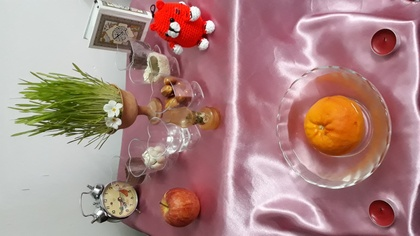
%> input picture exercises/fatemeh456/13/8.jpg, 420 x 236 px, shrunk from 4128 x 2322 before the run
$ octave myaneh.m   (GNU Octave 9; MATLAB toolbox functions it lacks are replaced by stand-ins)
%> lines starting %> are read from the running program, lines starting %| are printed output that depends on the picture
clc;
close all;
clear;
image = imread('8.jpg');
%> image is the input picture: size 236x420x3 uint8; mean R, G, B 171.9, 135.2, 131.8
image1 = rgb2gray(image);
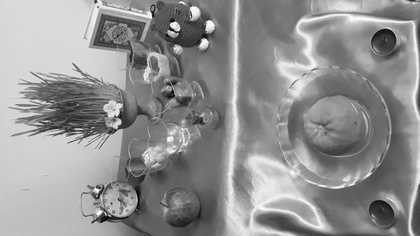
%> image1: size 236x420 uint8; min 2, max 255, mean 145.8
[a,b] = size(image1);
%> a = 236; b = 420
image2 = zeros(a+6,b+6);
image2(4:end-3,4:end-3) = image1;
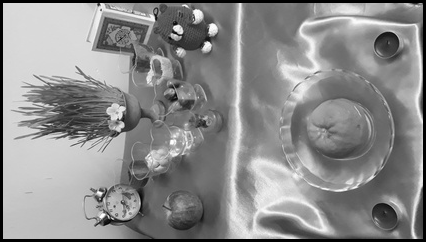
%> image2: size 242x426 double; min 0, max 255, mean 140.2
[m,n] = size(image2);
%> m = 242; n = 426
image3 = zeros(size(image1));

for i = 4 : m-3
    for j = 4 : n-3
        g = image2(i-3:i+3,j-3:j+3);
%> g = [0 0 0 0 0 0 0; 0 0 0 0 0 0 0; 0 0 0 0 0 0 0; 0 0 0 216 216 216 216; 0 0 0 215 215 215 216; 0 0 0 215 215 215 215; 0 0 0 214 214 215 215]
%> (the run ends here)

$ run again, with exercises/fatemeh456/13/1.jpg copied over exercises/fatemeh456/13/8.jpg
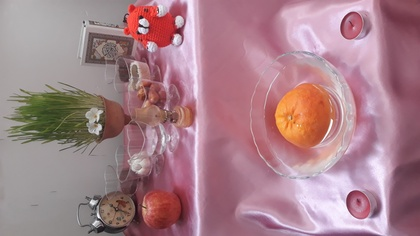
%> input picture exercises/fatemeh456/13/1.jpg, 420 x 236 px, shrunk from 4128 x 2322 before the run
%> image is the input picture: size 236x420x3 uint8; mean R, G, B 167.2, 129.4, 137.6
%> `image1 = rgb2gray(image);`:
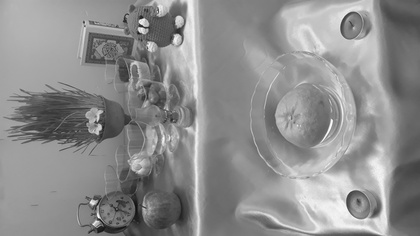
%> image1: size 236x420 uint8; min 16, max 254, mean 141.6
%> `image2(4:end-3,4:end-3) = image1;`:
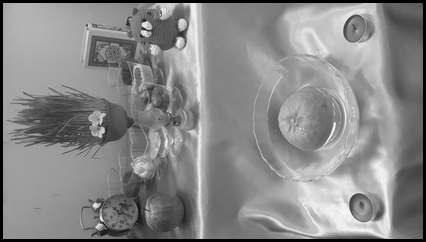
%> image2: size 242x426 double; min 0, max 254, mean 136.2
%> g = [0 0 0 0 0 0 0; 0 0 0 0 0 0 0; 0 0 0 0 0 0 0; 0 0 0 161 162 164 165; 0 0 0 161 162 164 166; 0 0 0 162 163 164 166; 0 0 0 163 164 165 167]

$ run again, with exercises/fatemeh456/13/10.jpg copied over exercises/fatemeh456/13/8.jpg
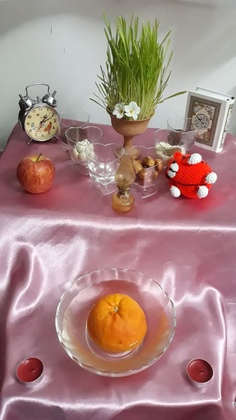
%> input picture exercises/fatemeh456/13/10.jpg, 236 x 420 px, shrunk from 720 x 1280 before the run
%> image is the input picture: size 420x236x3 uint8; mean R, G, B 168.1, 135.1, 132.2
%> `image1 = rgb2gray(image);`:
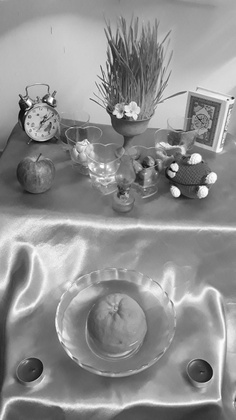
%> image1: size 420x236 uint8; min 6, max 255, mean 144.6
%> `image2(4:end-3,4:end-3) = image1;`:
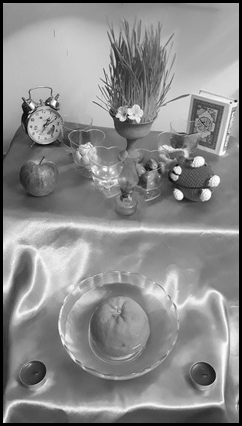
%> image2: size 426x242 double; min 0, max 255, mean 139.1
%> g = [0 0 0 0 0 0 0; 0 0 0 0 0 0 0; 0 0 0 0 0 0 0; 0 0 0 155 161 162 157; 0 0 0 144 148 149 147; 0 0 0 148 148 147 145; 0 0 0 147 146 145 145]
